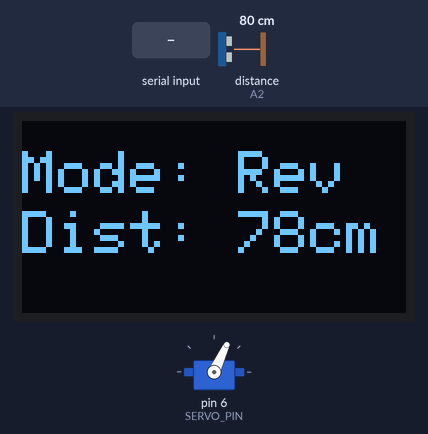
This sketch was run on a simulated Arduino Uno, built with avr-gcc and run on an emulated ATmega328P. Parts: servo, 128×64 one-colour display. Wiring (inferred from the names in the program): ultrasonic range finder: trigger A1; echo A2. Inputs (shaded band) come from the test bench; at power-on: distance to the obstacle (sensor on A2) 80 cm. The echo pulse lasts 58.3 µs per cm; what the sketch prints to the serial monitor is not drawn.

Above: at 1.2 s.
1.3 s: "s" received over Serial
At 2.6 s:
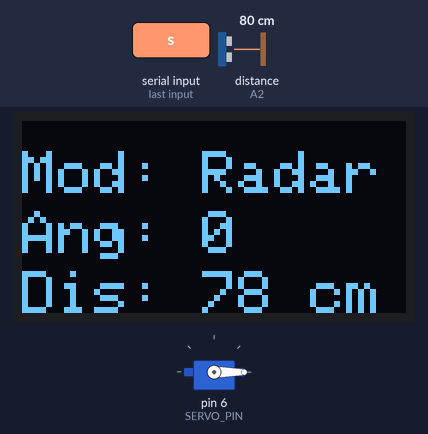
4.3 s: distance to the obstacle (sensor on A2) set to 2 cm
At 5.7 s:
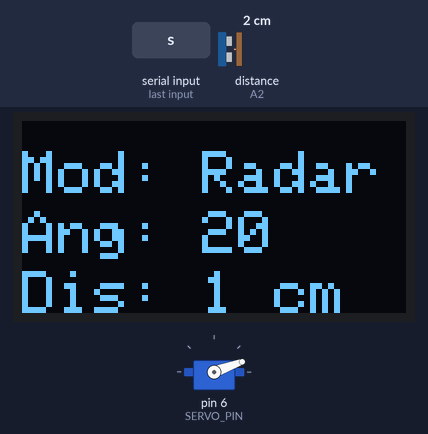
7.3 s: distance to the obstacle (sensor on A2) set to 4 cm
At 8.8 s:
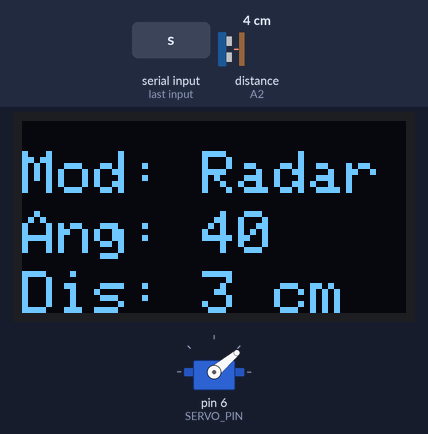
10.3 s: distance to the obstacle (sensor on A2) set to 9 cm
At 11.4 s:
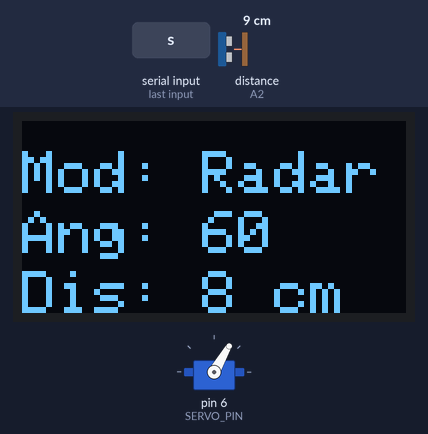
Timing chart, 0 to 27.9 s (numbered marks = the images above; inputs shaded):
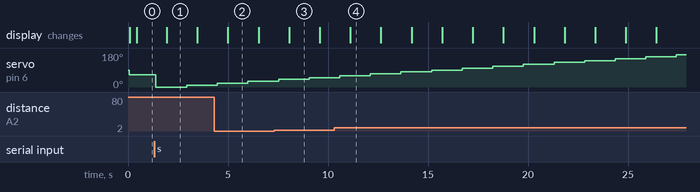

Measured:
- after the input at 1.3 s, servo on pin 6 (SERVO_PIN): 65° → 0° after 0.10 s, → 10° 1.5 s later; the display: changes after 0.63 s (image 1)
- what the display in image 1 shows lasts 1.6 s, from 1.9 s to 3.5 s

The sketch:

radar-cyclic-scanning.ino
```cpp
#include <Servo.h>
#include <Wire.h>
#include <Adafruit_GFX.h>
#include <Adafruit_SSD1306.h>

// 超声波、蜂鸣器引脚
#define BUZZER_PIN A0
#define TRIG_PIN A1
#define ECHO_PIN A2
#define SERVO_PIN 6

// OLED 参数设置
#define SCREEN_WIDTH 128
#define SCREEN_HEIGHT 64
#define OLED_RESET -1

Adafruit_SSD1306 display(SCREEN_WIDTH, SCREEN_HEIGHT, &Wire, OLED_RESET);

Servo radarServo;
bool isReversing = true;  // 初始为倒车模式

// 获取当前距离（单位：cm）
float getDistance() {
  digitalWrite(TRIG_PIN, LOW);
  delayMicroseconds(2);
  digitalWrite(TRIG_PIN, HIGH);
  delayMicroseconds(10);
  digitalWrite(TRIG_PIN, LOW);

  long duration = pulseIn(ECHO_PIN, HIGH, 30000);
  float distance = duration * 0.034 / 2;
  return distance;
}

// 倒车模式（20cm内开始警报，OLED 显示）
void reverseMode() {
  radarServo.write(65);
  float d = getDistance();

  // OLED 显示
  display.clearDisplay();
  display.setTextSize(2);
  display.setTextColor(SSD1306_WHITE);
  display.setCursor(0, 10);
  display.print("Mode: Rev");
  display.setCursor(0, 30);
  display.print("Dist: ");
  display.print((int)d);
  display.println("cm");

  if (d < 3) {
    display.setCursor(0, 50);
    display.setTextSize(1);
    display.println("Out of Range");
    noTone(BUZZER_PIN);  // 不发声
    display.display();
    delay(300);
    return;
  }

  int beepFrequency = 1000; // 初始频率设定为 1000Hz
  int beepDelay = 200;

  if (d >= 20) {
    // 安全距离，不响
    noTone(BUZZER_PIN);  // 停止发声
    display.display();
    delay(300);
    return;
  } else if (d > 15) {
    beepFrequency = 800;
  } else if (d > 10) {
    beepFrequency = 600;
  } else if (d > 5) {
    beepFrequency = 400;
  } else {
    // <5 cm 连续响
    display.setCursor(0, 50);
    display.setTextSize(1);
    display.println("Too Close!");
    tone(BUZZER_PIN, 1000);  // 高频连续响
    display.display();
    delay(300);
    noTone(BUZZER_PIN);
    delay(100);
    return;
  }

  // 有节奏地“滴”
  display.setCursor(0, 50);
  display.setTextSize(1);
  display.println("Warning!");
  display.display();

  tone(BUZZER_PIN, beepFrequency);  // 发出警报音
  delay(beepDelay);
  noTone(BUZZER_PIN);  // 停止发声
}

// 显示雷达信息
void displayRadarInfo(int angle, float distance) {
  // OLED 显示
  display.clearDisplay();
  display.setTextSize(2);
  display.setTextColor(SSD1306_WHITE);
  display.setCursor(0, 10);
  display.print("Mod: Radar");
  display.setCursor(0, 30);
  display.print("Ang: ");
  display.print(angle);
  display.setCursor(0, 50);
  display.print("Dis: ");
  display.print((int)distance);
  display.println(" cm");
  display.display();
}

// 雷达扫描模式（舵机旋转）
void radarScan() {
  // 从 0 到 180 度扫描
  for (int angle = 0; angle <= 180; angle += 10) {
    radarServo.write(angle);
    delay(500); // 慢速旋转
    float d = getDistance();
    displayRadarInfo(angle, d);  // 显示雷达信息
    delay(1000);
  }

  // 从 180 度回到 0 度
  for (int angle = 180; angle >= 0; angle -= 10) {
    radarServo.write(angle);
    delay(500); // 慢速旋转
    float d = getDistance();
    displayRadarInfo(angle, d);  // 显示雷达信息
    delay(1000);
  }
}


// 串口监听模式切换
void checkSerialCommand() {
  if (Serial.available()) {
    char cmd = Serial.read();
    if (cmd == 'r') {
      isReversing = true;
      Serial.println("切换为倒车模式");
    } else if (cmd == 's') {
      isReversing = false;
      Serial.println("切换为雷达扫描模式");
    }
  }
}

void setup() {
  Serial.begin(9600);
  pinMode(TRIG_PIN, OUTPUT);
  pinMode(ECHO_PIN, INPUT);
  pinMode(BUZZER_PIN, OUTPUT);
  radarServo.attach(SERVO_PIN);

  // 初始化 OLED
  if (!display.begin(SSD1306_SWITCHCAPVCC, 0x3C)) {
    Serial.println("OLED 初始化失败");
    for (;;); // 卡住
  }
  display.clearDisplay();
  display.display();

  Serial.println("输入 'r' 切换为倒车模式，输入 's' 进入雷达扫描模式");
}

void loop() {
  checkSerialCommand();

  if (isReversing) {
    reverseMode();  // 倒车模式
  } else {
    radarScan();  // 雷达扫描模式
  }
}
```
